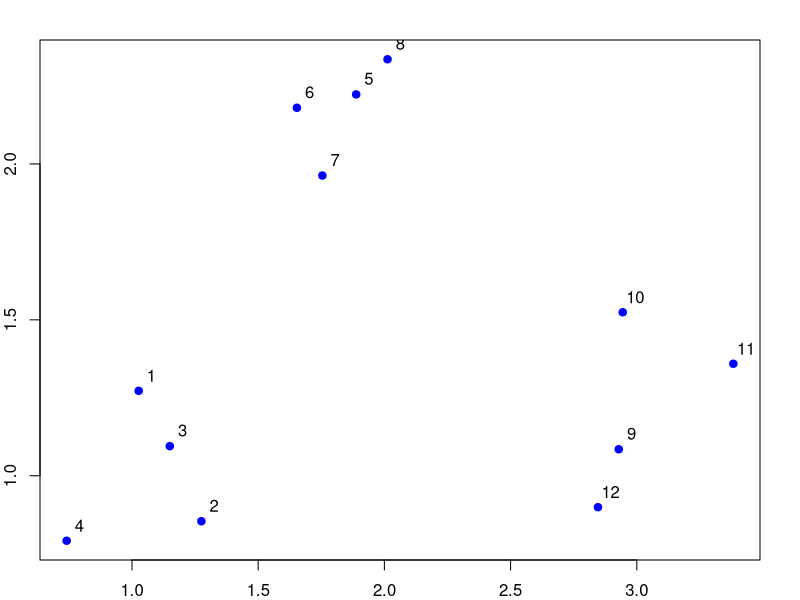
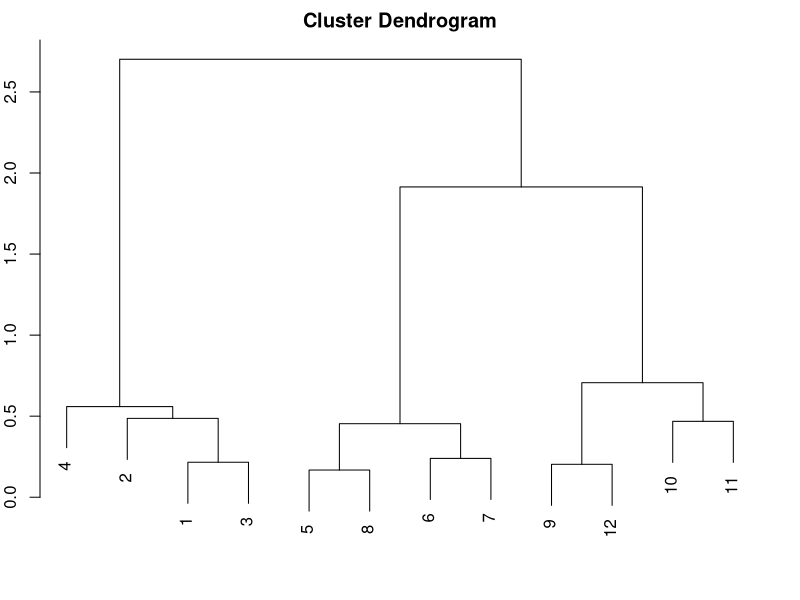

These charts were generated, in order, by the following R code:
set.seed(113)
par(mar=c(2,2,2,2))
a = rnorm(12, mean = rep(c(1,2,3), each=4), sd = 0.2)
b = rnorm(12, mean = rep(c(1,2,1), each=4), sd = 0.3)
plot(a, b, col='blue', pch=19)
text(a + 0.05, b + 0.05, labels = as.character(1:12))

df = data.frame(x = a, y = b)
distxy = dist(df)
hcluster = hclust(distxy)
plot(hcluster)